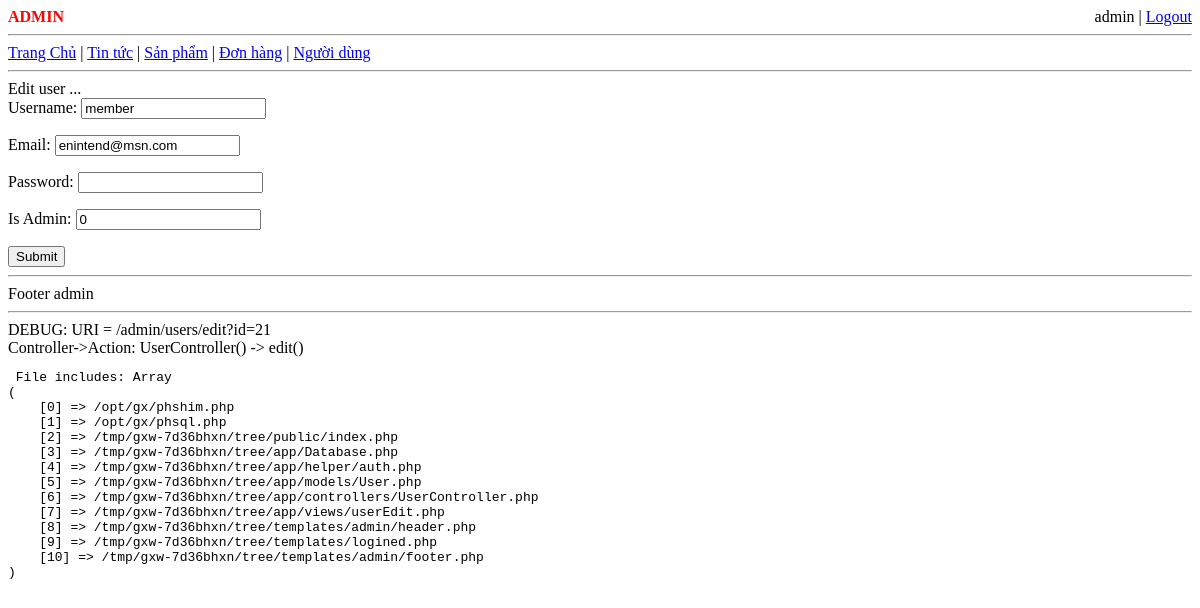
The app's page /admin/users/edit?id=21 (signed in), older data.
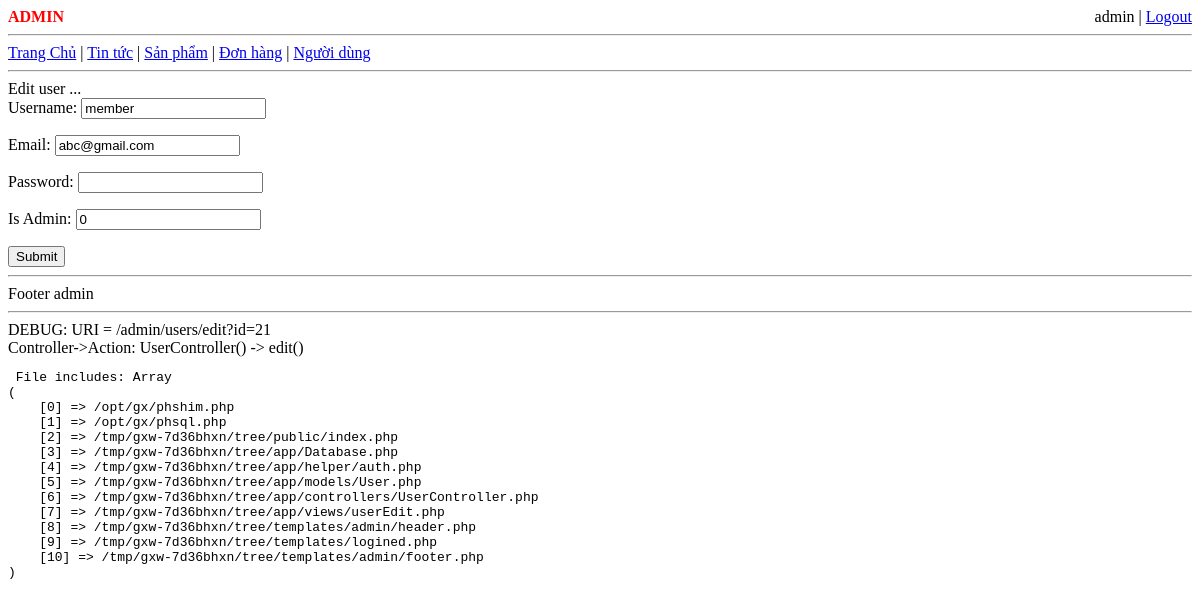
The same page, newer data.
### tables this page shows
CREATE TABLE `users` (
  `id` int(11) NOT NULL,
  `username` varchar(64) NOT NULL,
  `email` varchar(64) DEFAULT NULL,
  `password` varchar(32) NOT NULL,
  `first_name` varchar(64) DEFAULT NULL,
  `last_name` varchar(64) DEFAULT NULL,
  `phone_number` varchar(32) DEFAULT NULL,
  `delete_date` timestamp NULL DEFAULT NULL,
  `is_admin` tinyint(4) DEFAULT NULL
);

### app/controllers/UserController.php (called while the page is built, shortened)
<?php
require_once '../app/models/User.php';
class UserController
{
    public function edit()
    {
        $ret  = null;
        if($id = ($_GET['id'] ?? '')){
            try{
                $ret = User::get($id);
            } catch (Exception $e) {
                $error =  "Có lỗi: " . $e->getMessage() . " \n". $e->getTraceAsString();
            }
        }
        require_once "../app/views/userEdit.php";
    }
}

### app/models/User.php (called while the page is built, shortened)
<?php
class User
{
    public static function get($id)
    {
        $conn = Database::getConnection();
        $conn->setAttribute(PDO::ATTR_ERRMODE, PDO::ERRMODE_EXCEPTION);
        $stmt = $conn->prepare("SELECT * FROM users WHERE id=:id");
        $stmt->bindParam(':id', $id);
        $stmt->execute();
        $ret = $stmt->fetchAll();
        if ($ret)
            return $ret[0];
        return null;
    }
}

### app/views/userEdit.php (the view, shortened to what this page needs)
<?php
require_once "../templates/admin/header.php";
?>
Edit user ...
<form action="" method="post">
    Username: <input type="text" name='username' value='<?php echo $ret['username'] ?>'>
    Email: <input type="text" name='email' value='<?php echo $ret['email'] ?>'>
    Password: <input type="password" name='password' value=''>
    Is Admin: <input type="number" name='is_admin' value='<?php echo $ret['is_admin'] ?>'>
    <input type="submit">
</form>
<?php
require_once "../templates/admin/footer.php"
?>

### public/index.php (shortened to what this page needs)
<?php
$rqUri = $_SERVER['REQUEST_URI'];
$routes = [
    '/login' => [LoginController::class, 'login'],
    '/logout' => [LoginController::class, 'logout'],
    '/member' => [MemberController::class, 'index'],
    '/admin/users/delete' => [UserController::class, 'delete'],
    '/admin/users/add' => [UserController::class, 'add'],
    '/admin/users/edit' => [UserController::class, 'edit'],
    '/admin/users' => [UserController::class, 'list'],
    '/admin' => [AdminController::class, 'index'],
    '/' => [HomeController::class, 'index'],
];
foreach($routes AS $uri => $arrayCtrl){
    $class = $arrayCtrl[0];
    $method = $arrayCtrl[1];
    if(str_starts_with($rqUri, $uri)){
         $obj = new $class;
         $obj->$method();
         break;
    }
}
echo("\n<hr/> DEBUG: URI = $rqUri ");
echo("\n<br/> Controller->Action: $class() -> $method() ");
echo "<pre> File includes: ";
print_r(get_included_files());
echo "</pre>";

### templates/admin/header.php (shortened to what this page needs)
<!DOCTYPE html>
<html>
<head>
</head>
<body>
<b style="color: red">ADMIN</b>
<?php
require '../templates/logined.php';
?>
<hr>
<a href="/">Trang Chủ</a> |
<a href="/admin/news">Tin tức</a> |
<a href="/admin/products">Sản phẩm</a> |
<a href="/admin/orders">Đơn hàng</a> |
<a href="/admin/users">Người dùng</a>
<hr>

### templates/logined.php
<span style='float: right'>
<?php
if($_SESSION['userinfo'] ?? '' ){
    echo $_SESSION['userinfo']['username'] ;
    echo " | <a href='/logout'>Logout</a>";
}
else{
    echo "<a href='/login'>Login</a>";
}
?>
</span>

### templates/admin/footer.php
<hr>
Footer admin
</body>
</html>

Row changes from the older to the newer data that the page shows:
changed users "member": email "enintend@msn.com" → "abc@gmail.com"
